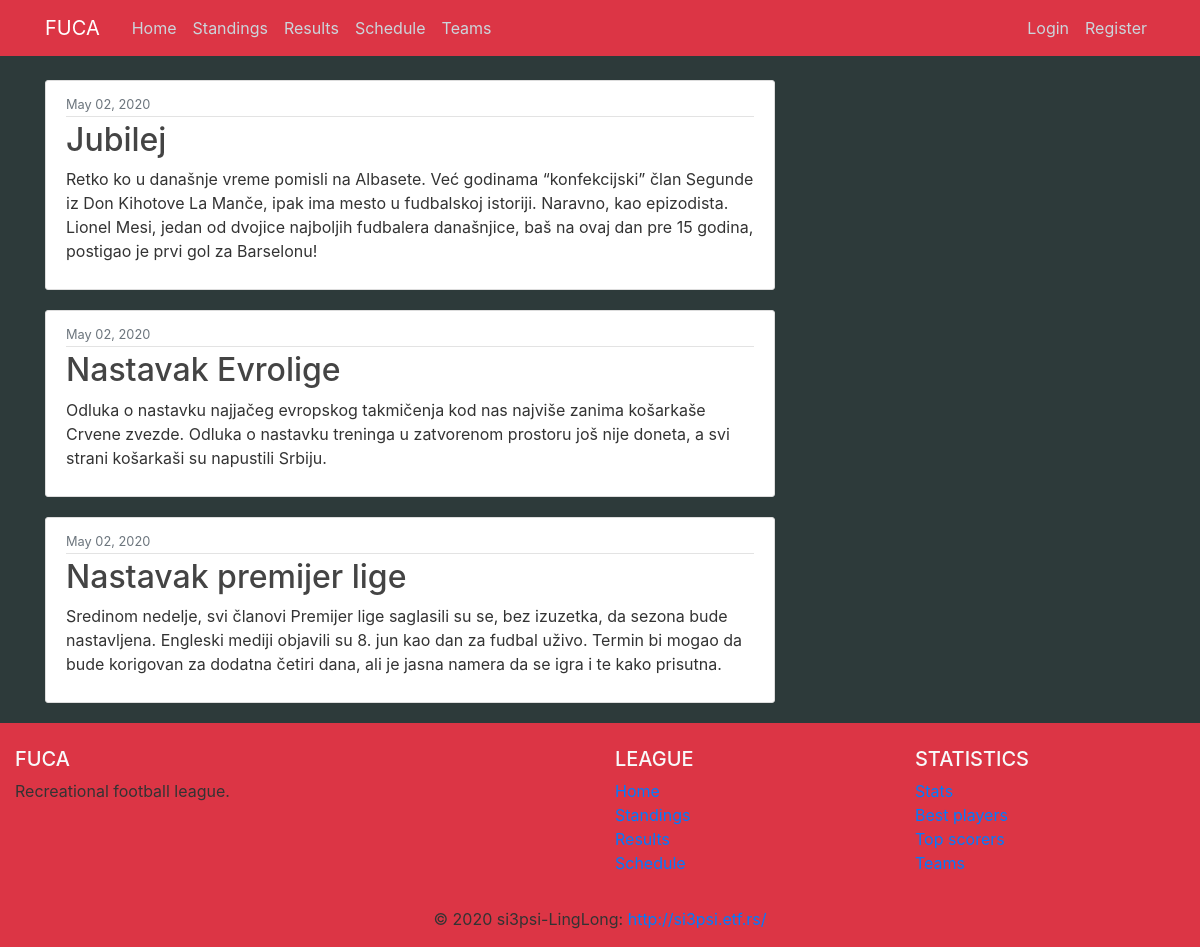
Page /home on the earlier database version.
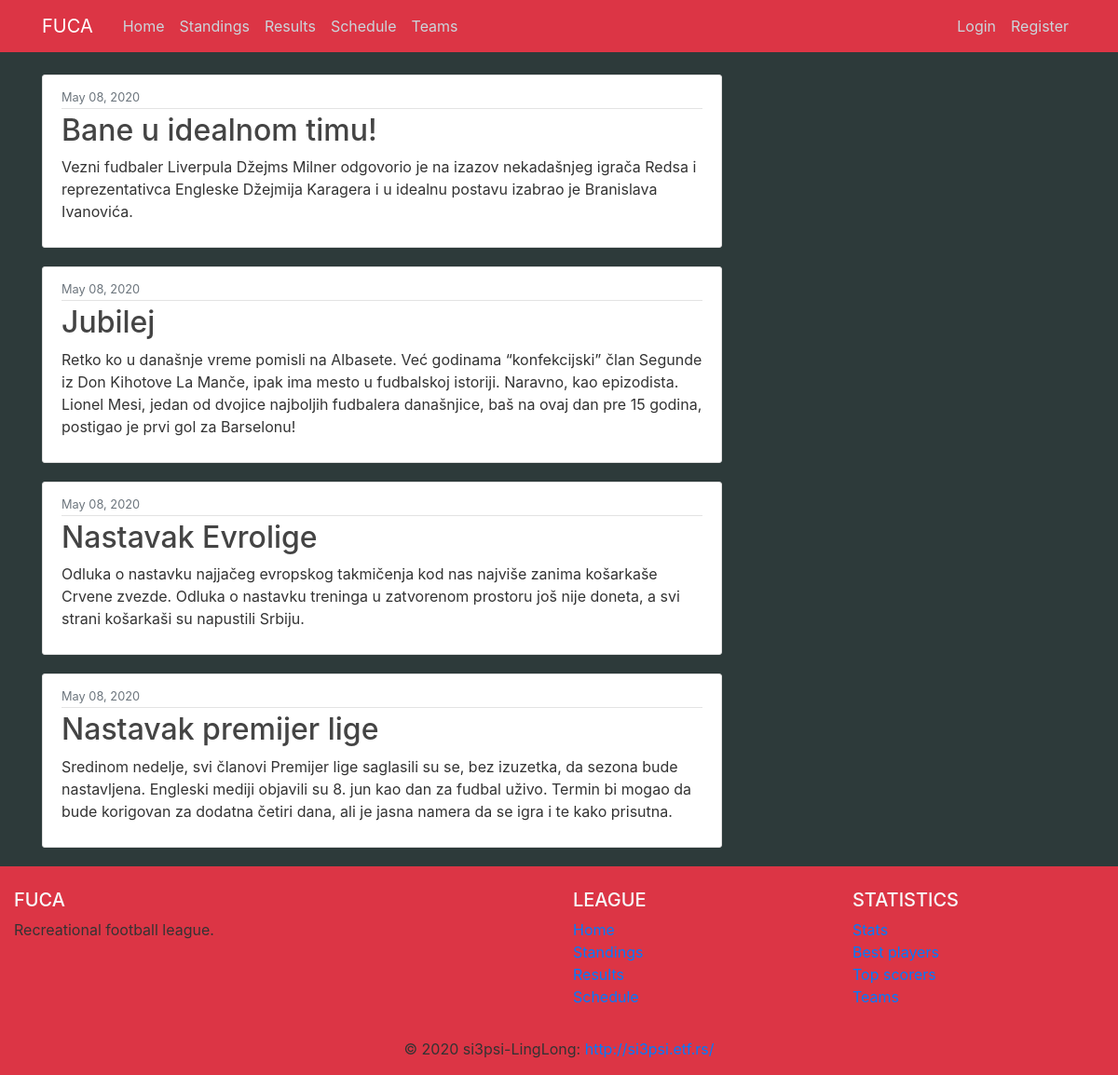
Same page on the later database version.
### fuca/models.py (models this page shows, shortened)
class News(db.Model):
    __tablename__ = 'news'
    id          = db.Column(db.Integer,     primary_key=True)
    date        = db.Column(db.DateTime,    nullable=False, default=datetime.utcnow)
    title       = db.Column(db.String(100), nullable=False)
    content     = db.Column(db.Text,        nullable=False)
    def jinja_dict(self):
        return {'title'         : self.title,
                'content'       : self.content,
                'date'          : self.date.strftime('%B %d, %Y'),
                'raw_date'      : self.date,
                'id'            : self.id}

### fuca/routes/home_routes.py (the view)
@app.route("/")
@app.route("/home")
def home():
    news_db = News.query.all()
    news_list = [news.jinja_dict() for news in news_db]
    news_list = sorted(news_list, key=lambda news: news['raw_date'])[::-1]
    return render_template('home/home.html', newslist=news_list)

### fuca/templates/home/home.html
{% extends 'home/layout.html' %}
{% block content %}
    {% for news in newslist %}
        <article class="media content-section">
            <div class="media-body">
            <div class="article-metadata">
                <small class="text-muted">{{ news.date }}</small>
            </div>
            <h2 class="article-title">{{ news.title }}</h2>
            <p class="article-content">{{ news.content }}</p>
            </div>
        </article>
    {% endfor %}
{% endblock content %}

### fuca/templates/home/layout.html (shortened to what this page needs)
<!DOCTYPE html>
<html>
    <head>
        <link   rel="stylesheet"
                href="https://maxcdn.bootstrapcdn.com/bootstrap/4.0.0/css/bootstrap.min.css"
>
        <link rel="stylesheet" type="text/css" href="{{ url_for('static', filename='main.css') }}">
    </head>
    <body class="dark-background">
        <header class="site-header">
            <nav class="navbar navbar-expand-md navbar-dark bg-danger fixed-top">
                <div class="container">
                    <a class="navbar-brand mr-4" href="/">FUCA</a>
                    <div class="collapse navbar-collapse" id="navbarToggle">
                        <div class="navbar-nav mr-auto">
                            <a class="nav-item nav-link" href="{{ url_for('home') }}"> Home</a>
                            <a class="nav-item nav-link" href="{{ url_for('standings') }}"> Standings </a>
                            <a class="nav-item nav-link" href="{{ url_for('results') }}"> Results </a>
                            <a class="nav-item nav-link" href="{{ url_for('schedule') }}"> Schedule </a>
                            <a class="nav-item nav-link" href="{{ url_for('teams') }}"> Teams </a>
                        </div>
                        <div class="navbar-nav">
                            <a class="nav-item nav-link" href="{{ url_for('login') }}">Login</a>
                            <a class="nav-item nav-link" href="{{ url_for('register') }}">Register</a>
                        </div>
                    </div>
                </div>
            </nav>
        </header>
        <main role="main" class="container">
            <div class="row">
                <div class="col-md-8">
                    {% block content %}{% endblock %}
                </div>
            </div>
        </main>
        <footer class="page-footer font-small blue pt-4 bg-danger">
            <div class="container-fluid text-center text-md-left">
                <div class="row">
                    <div class="col-md-6 mt-md-0 mt-3">
                        <h5 class="text-uppercase text-light">FUCA</h5>
                        <p>Recreational football league.</p>
                    </div>
                    <div class="col-md-3 mb-md-0 mb-3">
                        <h5 class="text-uppercase text-light">League</h5>
                        <ul class="list-unstyled">
                            <li>
                                <a href="#!">Home</a>
                            </li>
                            <li>
                                <a href="#!">Standings</a>
                            </li>
                            <li>
                                <a href="#!">Results</a>
                            </li>
                            <li>
                                <a href="#!">Schedule</a>
                            </li>
                        </ul>
                    </div>
                    <div class="col-md-3 mb-md-0 mb-3">
                        <h5 class="text-uppercase text-light">Statistics</h5>
                        <ul class="list-unstyled">
                            <li>
                                <a href="#!">Stats</a>
                            </li>
                            <li>
                                <a href="#!">Best players</a>
                            </li>
                            <li>
                                <a href="#!">Top scorers</a>
                            </li>
                            <li>
                                <a href="#!">Teams</a>
                            </li>
                        </ul>
                    </div>
                </div>
            </div>
            <div class="footer-copyright text-center py-3">© 2020 si3psi-LingLong:
                <a href="http://si3psi.etf.rs/"> http://si3psi.etf.rs/ </a>
            </div>
        </footer>
    </body>
</html>

### fuca/static/main.css (style rules this page uses)
body { background: #fafafa; color: #333333; margin-top: 5rem; }
h1, h2, h3, h4, h5, h6 { color: #444444; }
.dark-background { background-color:#2D3A3A; }
.site-header .navbar-nav .nav-link { color: #cbd5db; }
.content-section { background: #ffffff; padding: 10px 20px; border: 1px solid #dddddd; border-radius: 3px; margin-bottom: 20px; }
.article-title { color: #444444; }
.article-content { white-space: pre-line; }
.article-metadata { padding-bottom: 1px; margin-bottom: 4px; border-bottom: 1px solid #e3e3e3 }

Differences in the rows shown:
added News: date "May 08, 2020", title "Bane u idealnom timu!", content "Vezni fudbaler Liverpula Džejms Milner odgovorio je na izazov nekadašnjeg igrača Redsa i reprezentativca Engleske Džejmija Karagera i u idealnu postavu izabrao je Branislava Ivanovića."
changed News "Jubilej": date "May 02, 2020" → "May 08, 2020"
changed News "Nastavak Evrolige": date "May 02, 2020" → "May 08, 2020"
changed News "Nastavak premijer lige": date "May 02, 2020" → "May 08, 2020"
